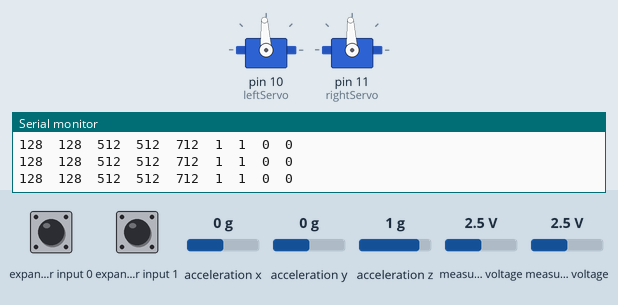
Recording of a sketch running on a simulated Arduino Uno, built with avr-gcc and run on an emulated ATmega328P. Shown: 2 × servo, the last lines printed to the serial monitor. Wiring (inferred from the names in the program): Wii Nunchuk at I2C address 0x52. The test bench sets the inputs (shaded band); at power-on: acceleration x 0 g, acceleration y 0 g, expander input 0 HIGH, expander input 1 HIGH, acceleration z 1 g, measured voltage 2.5 V.

Above: at 1.2 s.
1.3 s: acceleration x set to 1.4 g
At 1.9 s:
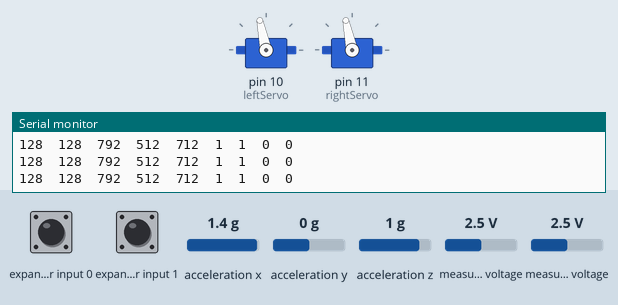
2.8 s: acceleration y set to -1.4 g
At 4.0 s:
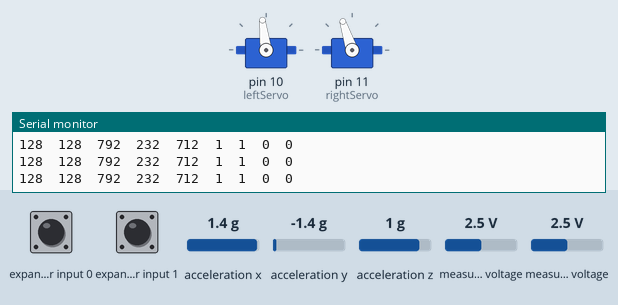
4.3 s: acceleration x set to -1.4 g
At 5.5 s:
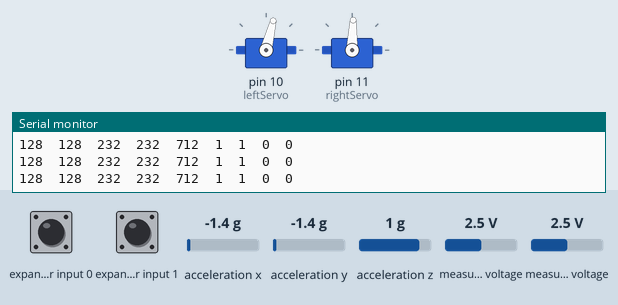
5.9 s: acceleration y set to 0.8 g
At 6.7 s:
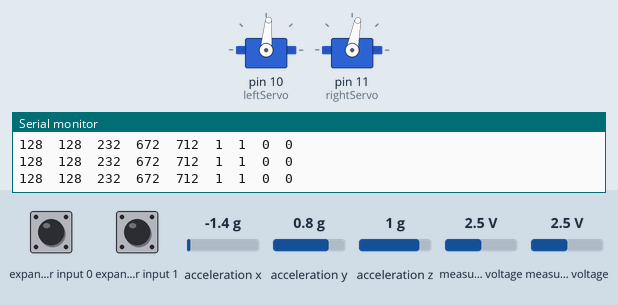
7.4 s: acceleration x set to 0.8 g
At 7.9 s:
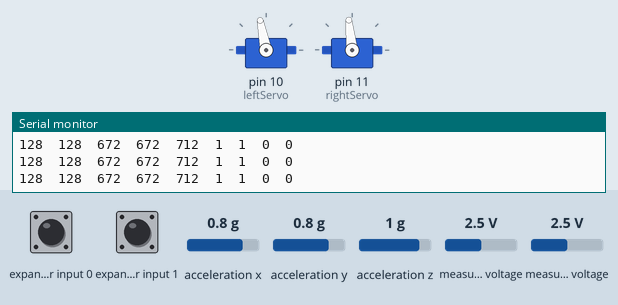
Timing chart, 0 to 9.9 s (numbered marks = the images above; inputs shaded):
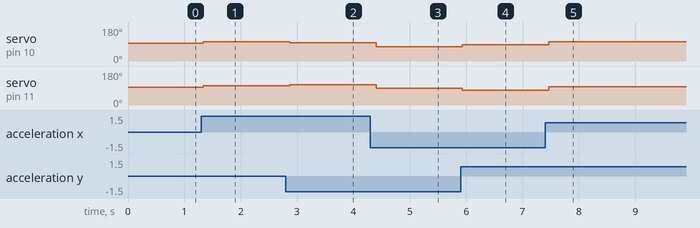

The sketch:

drive.ino
```cpp
#include <Wire.h>
#include <string.h>
#include <Servo.h>

#undef int
#include <stdio.h>

uint8_t outbuf[6];		// array to store arduino output
int cnt = 0;
int ledPin = 13;
const int center = 1500;
Servo leftServo, rightServo;
signed int leftSpeed= 0;
signed int rightSpeed = 0;
int maxx = 0;
int maxy = 0;
int count = 0;
char nunchuk_decode_byte(char x);
void nunchuck_init();
void print();
void write_zero();

void setup(){
  Serial.begin (9600);
  Serial.print ("Finished setup\n");
  Wire.begin ();    // join i2c bus with address 0x52
  nunchuck_init (); // write the initilization handshake
  leftServo.attach(10);
  rightServo.attach(11);
  leftServo.writeMicroseconds(center);
  rightServo.writeMicroseconds(center);
}

void loop(){
  Wire.requestFrom (0x52, 6); // request data from nunchuck
  while (Wire.available ())
    {
      outbuf[cnt] = nunchuk_decode_byte (Wire.read());  // receive byte as an integer
      digitalWrite (ledPin, HIGH);  // sets the LED on
      cnt++;
    }

  // If we recieved the 6 bytes, then go print them
  if (cnt >= 5)
    {
      print ();
    }

  cnt = 0;
  write_zero (); // write the request for next bytes
  delay (100);
}

// Encode data to format that most wiimote drivers except
// only needed if you use one of the regular wiimote drivers
char nunchuk_decode_byte(char x){
  x = (x ^ 0x17) + 0x17;
  return x;
}

void nunchuck_init(){
  Wire.beginTransmission (0x52);  // transmit to device 0x52

  Wire.write(0x40);   // writes memory address
  Wire.write(0x00);   // writes sent a zero.
  Wire.endTransmission ();  // stop transmitting
}


// Print the input data we have recieved
// accel data is 10 bits long
// so we read 8 bits, then we have to add
// on the last 2 bits.  That is why I
// multiply them by 2 * 2
void print(){
  int joy_x_axis = outbuf[0];
  int joy_y_axis = outbuf[1];
  int accel_x_axis = outbuf[2] * 2 * 2;
  int accel_y_axis = outbuf[3] * 2 * 2;
  int accel_z_axis = outbuf[4] * 2 * 2;

  int z_button = 0;
  int c_button = 0;

 // byte outbuf[5] contains bits for z and c buttons
 // it also contains the least significant bits for the accelerometer data
 // so we have to check each bit of byte outbuf[5]
  if ((outbuf[5] >> 0) & 1)
    {
      z_button = 1;
    }
  if ((outbuf[5] >> 1) & 1)
    {
      c_button = 1;
    }

  if ((outbuf[5] >> 2) & 1)
    {
      accel_x_axis += 2;
    }
  if ((outbuf[5] >> 3) & 1)
    {
      accel_x_axis += 1;
    }

  if ((outbuf[5] >> 4) & 1)
    {
      accel_y_axis += 2;
    }
  if ((outbuf[5] >> 5) & 1)
    {
      accel_y_axis += 1;
    }

  if ((outbuf[5] >> 6) & 1)
    {
      accel_z_axis += 2;
    }
  if ((outbuf[5] >> 7) & 1)
    {
      accel_z_axis += 1;
    }

  leftSpeed=((accel_x_axis*20/512)-20)*10;
  rightSpeed=-leftSpeed;
  leftSpeed+=((10*accel_y_axis/512)-10)*10;
  rightSpeed+=((10*accel_y_axis/512)-10)*10;

  if(leftSpeed>200)leftSpeed=200;
  if(leftSpeed<-200)leftSpeed=-200;
  if(rightSpeed>200)rightSpeed=200;
  if(rightSpeed<-200)rightSpeed=-200;
  if(rightSpeed<30&&rightSpeed>-30)rightSpeed=0;
  if(leftSpeed<30&&leftSpeed>-30)leftSpeed=0;
  leftServo.writeMicroseconds(center+leftSpeed);
  rightServo.writeMicroseconds(center-rightSpeed);
  if (count > 100){
    if(accel_x_axis > maxx){
      maxx = accel_x_axis;
    }
    if(accel_y_axis > maxy){
      maxy = accel_y_axis;
    }
  }else{
    count +=1;
  }
  Serial.print (joy_x_axis);
  Serial.print ("\t");

  Serial.print (joy_y_axis, DEC);
  Serial.print ("\t");

  Serial.print (accel_x_axis, DEC);
  Serial.print ("\t");

  Serial.print (accel_y_axis, DEC);
  Serial.print ("\t");

  Serial.print (accel_z_axis, DEC);
  Serial.print ("\t");

  Serial.print (z_button, DEC);
  Serial.print ("\t");

  Serial.print (c_button, DEC);
  Serial.print ("\t");

  Serial.print (maxx, DEC);
  Serial.print ("\t");
  Serial.print (maxy, DEC);
  Serial.print ("\t");

  Serial.print ("\r\n");
}

void write_zero(){
  Wire.beginTransmission (0x52);  // transmit to device 0x52
  Wire.write (0x00);    // writes one byte
  Wire.endTransmission ();  // stop transmitting
}
```

Measured:
- after the input at 1.3 s, servo on pin 10 (leftServo), servo on pin 11 (rightServo): 93° → 102° at once
- after the input at 2.8 s, servo on pin 10 (leftServo): 102° → 97° after 0.07 s; servo on pin 11 (rightServo): 102° → 108° after 0.07 s
- after the input at 4.3 s, servo on pin 10 (leftServo): 97° → 76° after 0.10 s; servo on pin 11 (rightServo): 108° → 88° after 0.10 s
- after the input at 5.9 s, servo on pin 10 (leftServo): 76° → 85° at once; servo on pin 11 (rightServo): 88° → 79° at once
- after the input at 7.4 s, servo on pin 10 (leftServo): 85° → 101° after 0.07 s; servo on pin 11 (rightServo): 79° → 96° after 0.07 s
